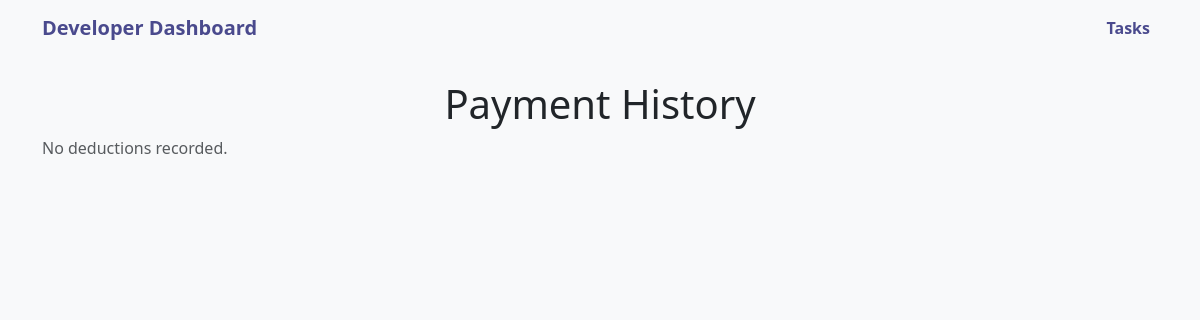
Before: /payment_history/ (signed in) with the older database file.
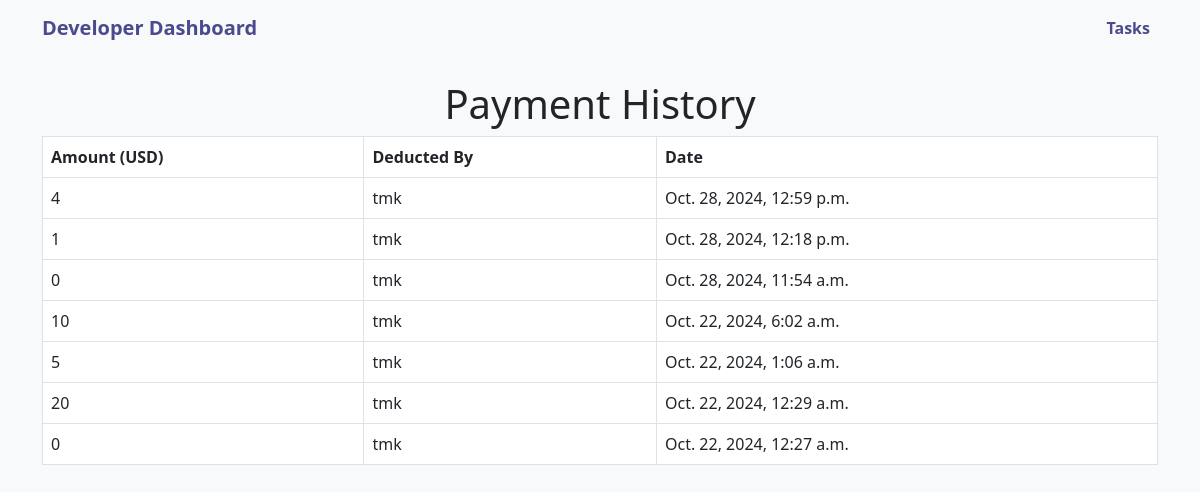
After: the same page with the newer database file.
### fin_app_v2/models.py (models this page shows, shortened)
class DeductionLog(models.Model):
    developer = models.ForeignKey(User, on_delete=models.CASCADE, related_name='deductions')
    deducted_by = models.ForeignKey(User, on_delete=models.CASCADE, related_name='deduction_actions')  # Admin who deducted
    deduction_amount = models.PositiveIntegerField()
    deduction_date = models.DateTimeField(auto_now_add=True)  # Automatically logs the date and time of deduction

### fin_app_v2/views.py (the view)
# urls.py: path('payment_history/', views.payment_history, name='payment_history'),  # New URL for Payment History
@login_required
def payment_history(request):
    developer = request.user
    deduction_logs = DeductionLog.objects.filter(developer=developer).order_by('-deduction_date')
    return render(request, 'payment_history.html', {
        'developer': developer,
        'deduction_logs': deduction_logs
    })

### templates/payment_history.html (shortened to what this page needs)
<!DOCTYPE html>
<html lang="en">
<head>
    <link href="https://cdn.jsdelivr.net/npm/bootstrap@5.3.0-alpha1/dist/css/bootstrap.min.css" rel="stylesheet">
</head>
<body>
    <nav class="navbar navbar-expand-lg navbar-light bg-light">
        <div class="container">
            <a class="navbar-brand" href="{% url 'developer_tasks' %}">Developer Dashboard</a>
            <div class="collapse navbar-collapse" id="navbarNav">
                <ul class="navbar-nav ms-auto">
                    <li class="nav-item">
                        <a class="nav-link" href="{% url 'developer_tasks' %}">Tasks</a>
                    </li>
                </ul>
            </div>
        </div>
    </nav>
    <div class="container my-4">
        <h1 class="text-center">Payment History</h1>
        {% if deduction_logs %}
            <table class="table table-bordered">
                <thead>
                    <tr>
                        <th>Amount (USD)</th>
                        <th>Deducted By</th>
                        <th>Date</th>
                    </tr>
                </thead>
                <tbody>
                    {% for log in deduction_logs %}
                    <tr>
                        <td>{{ log.deduction_amount }}</td>
                        <td>{{ log.deducted_by.username }}</td>
                        <td>{{ log.deduction_date }}</td>
                    </tr>
                    {% endfor %}
                </tbody>
            </table>
        {% else %}
            <p class="text-muted">No deductions recorded.</p>
        {% endif %}
    </div>
</body>
</html>

Changed rows visible on the page:
added DeductionLog: deduction_amount "4", deducted_by.username "tmk", deduction_date "Oct. 28, 2024, 12:59 p.m."
added DeductionLog: deduction_amount "1", deducted_by.username "tmk", deduction_date "Oct. 28, 2024, 12:18 p.m."
added DeductionLog: deduction_amount "0", deducted_by.username "tmk", deduction_date "Oct. 28, 2024, 11:54 a.m."
added DeductionLog: deduction_amount "10", deducted_by.username "tmk", deduction_date "Oct. 22, 2024, 6:02 a.m."
added DeductionLog: deduction_amount "5", deducted_by.username "tmk", deduction_date "Oct. 22, 2024, 1:06 a.m."
added DeductionLog: deduction_amount "20", deducted_by.username "tmk", deduction_date "Oct. 22, 2024, 12:29 a.m."
added DeductionLog: deduction_amount "0", deducted_by.username "tmk", deduction_date "Oct. 22, 2024, 12:27 a.m."
Other visible differences:
text no longer shown: "No deductions recorded."
text now shown: "Amount (USD) Deducted By Date"
